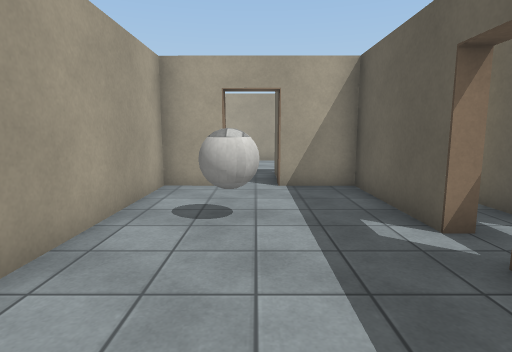
view 1 (above)

20 first-person views from a walk through a 3-D level made in the Unity game engine. The camera is 1.4 m above the floor, tilts 8° down and sees 80° across. The floor is counted in squares, 1 m on a side. Each view is taken from the middle of a square. On the plan, view 1 faces up. The plan holds only what a view shows up to about 14 squares ahead; the rest is blank. The place goes on beyond the plan. The player is left out. Door leaves are left out, so doorways stand open. Surface patterns are stand-ins for the level's own textures.

view 2
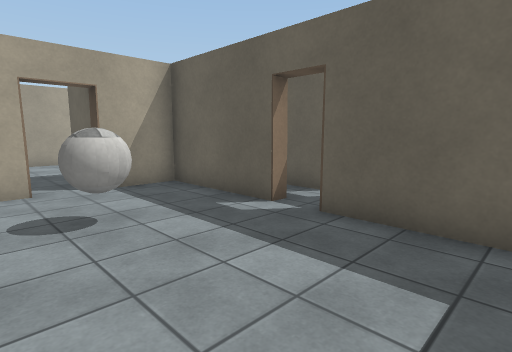

view 3
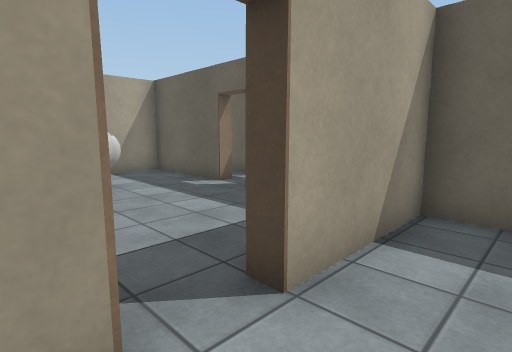

view 4
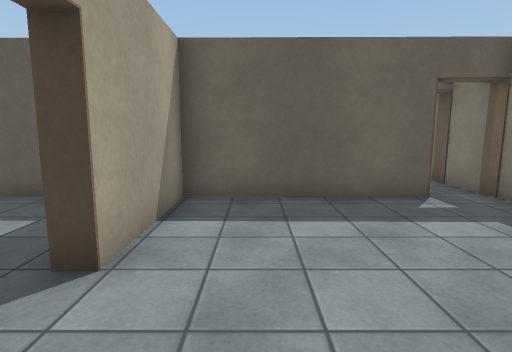

view 5
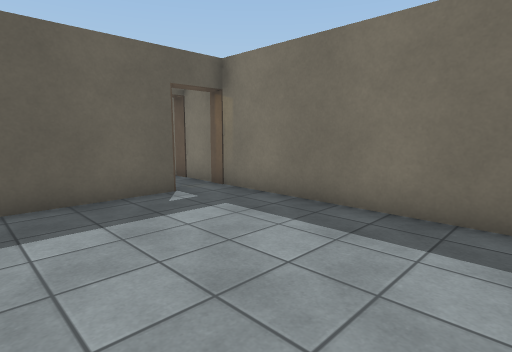

view 6
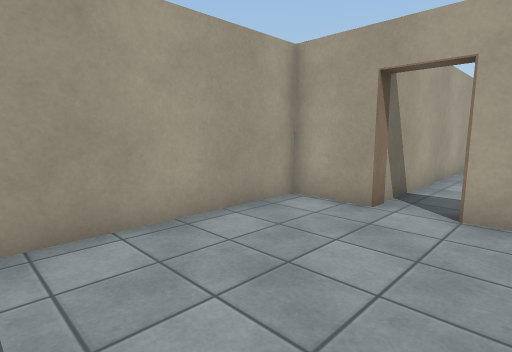

view 7
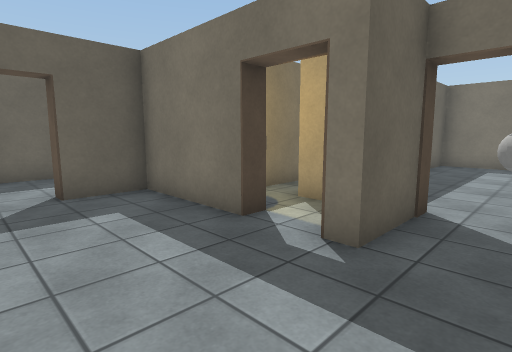

view 8
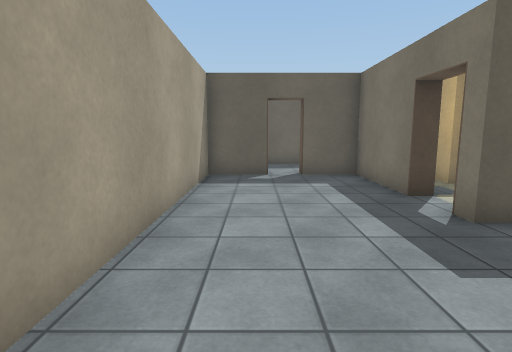

view 9
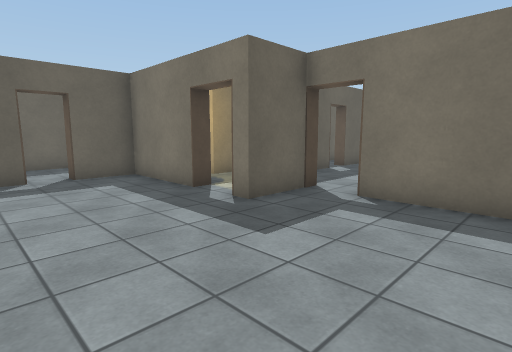

view 10
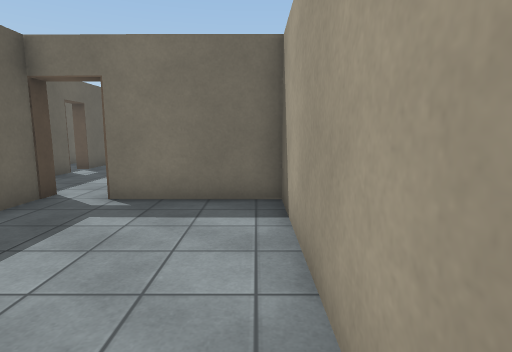

view 11
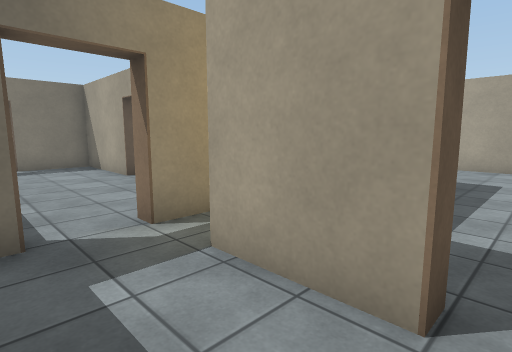

view 12
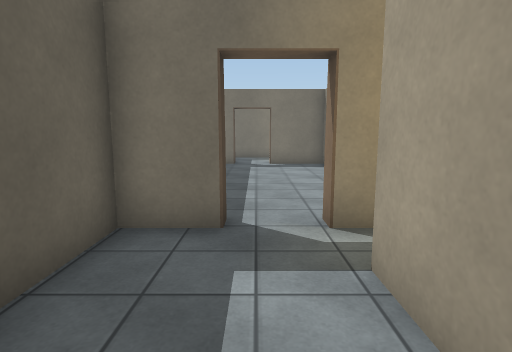

view 13
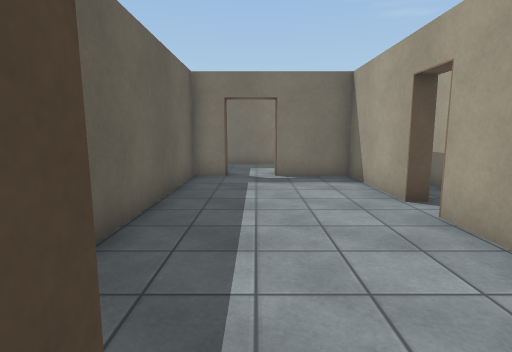

view 14
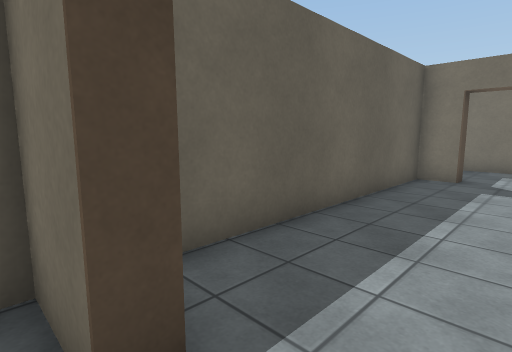

view 15
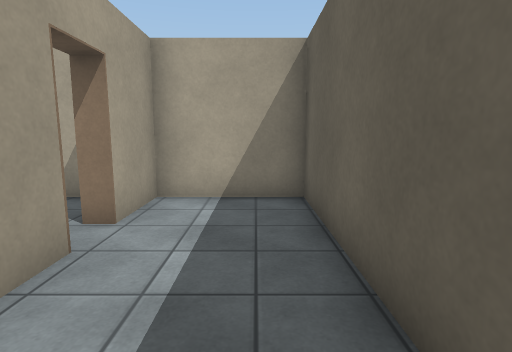

view 16
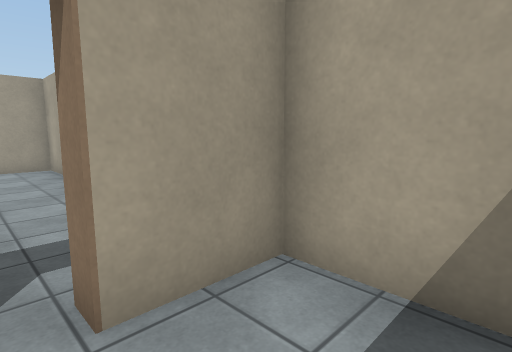

view 17
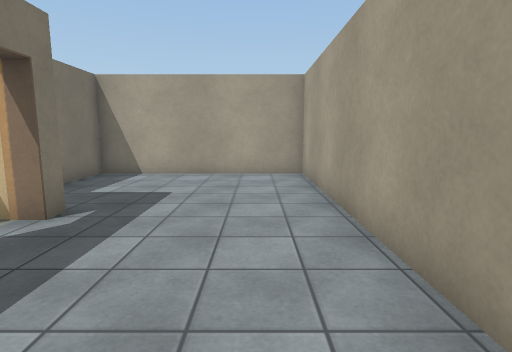

view 18
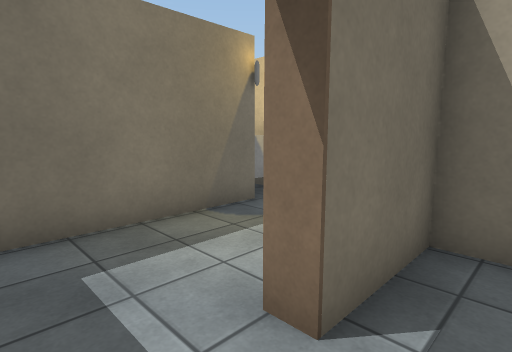

view 19
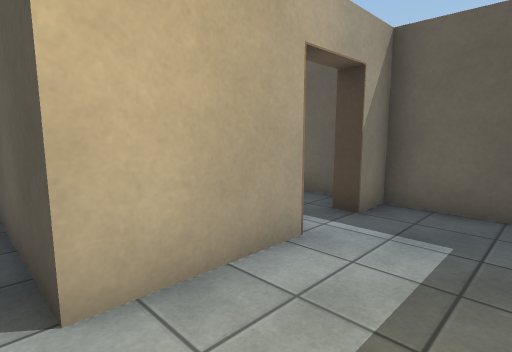

view 20
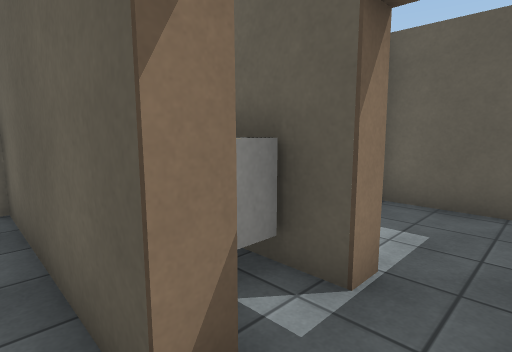

### Floor plan
Points are (right, up) in squares from view 1. A wall is a line through its corners. A room is listed if a view was taken in it or the views show most of it. See-through windows are left out.
Room 1 (views 1, 2)
walls: (2.7, 4.1) (2.7, 8.1) (0.6, 8.1); (-0.8, 8.1) (-2.5, 8.1) (-2.5, -1.4); (0.4, -1) (2.6, -1) (2.7, 2.9)
ways out: open door at (-1.5, -1) to room 2; open door at (0, 8) to room 3; open door at (3, 3.5) to room 5
objects: ball (-1, 5) to (0, 5)
Room 2 (views 3, 4, 5, 6, 20)
walls: (-2.5, -1.4) (-4.4, -1.4) (-4.4, -6.8); (2.6, -6.8) (2.6, -1.4) (-1, -1.4); (-3.6, -8.3) (5, -8.3)
ways out: open door at (-1.5, -1) to room 1; open door at (3, -7.5)
Room 3 (views 7, 8, 9, 10, 17)
walls: (2.7, 10.6) (6.3, 10.6) (6.3, 12.5) (6.8, 12.5); (0.6, 8.1) (0.6, 10.6) (1.2, 10.6); (6.8, 13.6) (6.3, 13.6) (6.3, 15.6) (-4.6, 15.6) (-4.6, 8.6) (-0.8, 8.6)
ways out: open door at (0, 8) to room 1; open door at (6.5, 13) to room 4; open door at (2, 10) to room 5
Room 4 (views 11, 12, 13, 15, 16)
walls: (6.8, 12.5) (6.8, 10); (8.5, 8.6) (10.1, 8.6) (10.1, 15.6) (6.8, 15.6) (6.8, 13.6)
ways out: open door at (6.5, 13) to room 3; opening at (8, 9) to room 5
Room 5 (view 14)
walls: (4.5, 4.1) (4.5, 8.6) (6.8, 8.6); (2.4, 8.6) (3.1, 8.6); (3.1, 1.1) (3.1, 0.4); (4.4, -1.6) (4.4, 1.7)
ways out: open door at (3, 3.5) to room 1; open door at (2, 10) to room 3; opening at (8, 9) to room 4; open door at (5, 3.5) to room 6; open door at (7.5, 8) to room 6; opening at (4, -1) to room 7
Room 6 (view 18)
walls: (4.9, 2.9) (4.9, -1) (7.4, -1); (4.9, 5.5) (4.9, 4); (9, -1) (10.1, -1) (10.1, 7.2)
ways out: open door at (5, 3.5) to room 5; open door at (7.5, 8) to room 5; open door at (8.5, -1) to room 7
Room 7 (view 19)
walls: (4.5, -4.6) (9.6, -4.6); (7.4, -1) (7.4, -1.6) (4.4, -1.6); (4.4, -6.8) (4.4, -5.2); (10.1, -3.6) (10.1, -1.6) (9, -1.6) (9, -1)
ways out: opening at (4, -1) to room 5; open door at (8.5, -1) to room 6
objects: cube (4, -6) to (4, -5)

Where each view was taken, in squares from view 1:
view 1: 0 up, 0 right, facing up
view 2: 0 up, 2 left, facing up-right
view 3: 3 down, 3 left, facing up-right
view 4: 3 down, 4 left, facing right
view 5: 3 down, 4 left, facing down-right
view 6: 7 down, 0 right, facing up-left
view 7: 14 up, 1 left, facing down-right
view 8: 14 up, 4 left, facing right
view 9: 15 up, 4 left, facing down-right
view 10: 15 up, 4 left, facing down
view 11: 13 up, 9 right, facing down-left
view 12: 13 up, 8 right, facing down
view 13: 9 up, 8 right, facing down
view 14: 9 up, 7 right, facing down-right
view 15: 9 up, 9 right, facing up
view 16: 13 up, 9 right, facing up-left
view 17: 14 up, 6 right, facing left
view 18: 0 up, 9 right, facing down-left
view 19: 4 down, 4 right, facing up-right
view 20: 8 down, 2 right, facing up-right
